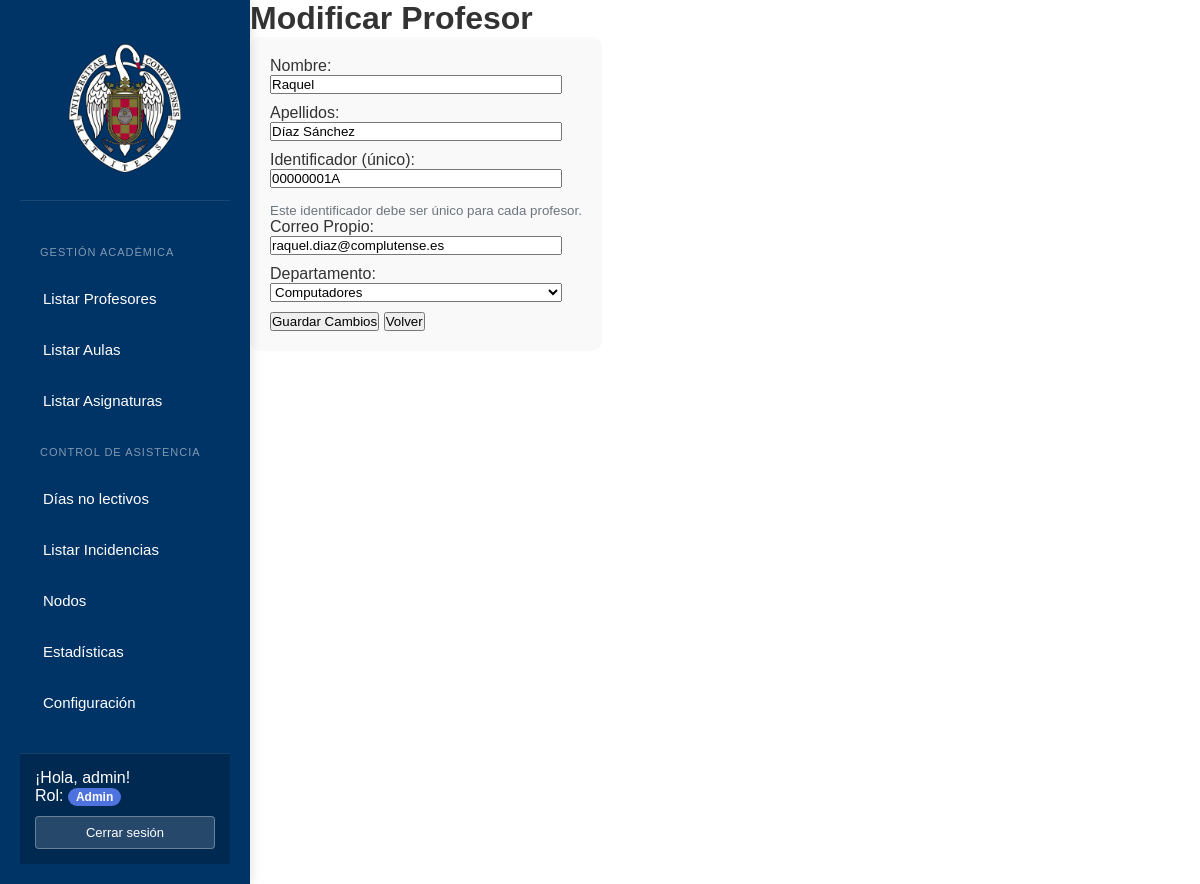
/ModificarProfesor.php?id=1 (signed in), run on the app's committed database.
### tables this page shows
CREATE TABLE `profesores` (
  `id` int(11) NOT NULL,
  `nombre` varchar(50) NOT NULL,
  `apellidos` varchar(100) NOT NULL,
  `identificador` varchar(50) DEFAULT NULL,
  `CorreoPropio` varchar(100) DEFAULT NULL,
  `departamento_id` int(11) DEFAULT NULL
);

### www/ModificarProfesor.php (the view, shortened to what this page needs)
<!DOCTYPE html>
<html lang="es">
<head>
    <link rel="stylesheet" href="styles.css">
</head>
<body>
    <?php include("php/sidebar.php"); ?>
    <main class="content">
        <h1>Modificar Profesor</h1>
        <?php
        include("php/conexion.php");
        if (isset($_GET['id']) && is_numeric($_GET['id'])) {
            $profesor_id = intval($_GET['id']);
            $query_profesor = "SELECT id, nombre, apellidos, identificador, CorreoPropio, departamento_id FROM profesores WHERE id = ?";
            $stmt = $conn->prepare($query_profesor);
            $stmt->bind_param("i", $profesor_id);
            $stmt->execute();
            $result_profesor = $stmt->get_result();
            if ($result_profesor->num_rows > 0) {
                $profesor = $result_profesor->fetch_assoc();
            } else {
                die("Profesor no encontrado.");
            }
            $query_departamentos = "SELECT id, nombre_departamento FROM departamento ORDER BY nombre_departamento";
            $stmt = $conn->prepare($query_departamentos);
            $stmt->execute();
            $result_departamentos = $stmt->get_result();
        } else {
            die("ID del profesor no especificado o inválido.");
        }
        ?>
        <form action="php/ActualizarProfesor.php" method="POST" class="form-container">
            <div class="form-group">
                <label for="nombre">Nombre:</label>
                <input type="text" id="nombre" name="nombre" maxlength="100" required
                       pattern="[A-Za-zÀ-ÖØ-öø-ÿ\s]+" title="Solo se permiten letras y espacios"
                       value="<?php echo htmlspecialchars($profesor['nombre']); ?>">
                <label for="apellidos">Apellidos:</label>
                <input type="text" id="apellidos" name="apellidos" maxlength="150" required
                       pattern="[A-Za-zÀ-ÖØ-öø-ÿ\s]+" title="Solo se permiten letras y espacios"
                       value="<?php echo htmlspecialchars($profesor['apellidos']); ?>">
                <?php if (isset($_SESSION['rol']) && $_SESSION['rol'] === 'admin'): ?>
                <label for="identificador">Identificador (único):</label>
                <input type="text" id="identificador" name="identificador" maxlength="50" required
                       pattern="[A-Za-z0-9\-_]+" title="Solo se permiten letras, números, guiones y guiones bajos"
                       value="<?php echo htmlspecialchars($profesor['identificador']); ?>">
                <small style="display: block; margin-top: 5px; color: #6c757d;">Este identificador debe ser único para cada profesor.</small>
                <?php else: ?>
                <input type="hidden" name="identificador" value="<?php echo htmlspecialchars($profesor['identificador']); ?>">
                <?php endif; ?>
                <label for="correoPropio">Correo Propio:</label>
                <input type="email" id="correoPropio" name="correoPropio" maxlength="255" required
                       value="<?php echo htmlspecialchars($profesor['CorreoPropio']); ?>">
                <label for="departamento">Departamento:</label>
                <select id="departamento" name="departamento_id" required>
                    <?php
                    if ($result_departamentos && $result_departamentos->num_rows > 0) {
                        while ($departamento = $result_departamentos->fetch_assoc()) {
                            $selected = ($departamento['id'] == $profesor['departamento_id']) ? 'selected' : '';
                            echo "<option value='" . htmlspecialchars($departamento['id']) . "' " . $selected . ">" .
                                  htmlspecialchars($departamento['nombre_departamento']) . "</option>";
                        }
                    } else {
                        echo "<option value=''>No hay departamentos disponibles</option>";
                    }
                    ?>
                </select>
            </div>
            <button type="submit">Guardar Cambios</button>
            <button type="button" onclick="window.location.href='VerDatosProfesor.php?id=<?php echo $profesor_id; ?>'">Volver</button>
        </form>
    </main>
</body>
</html>

### www/styles.css (style rules this page uses)
* { margin: 0; padding: 0; box-sizing: border-box; }
body { font-family: Arial, sans-serif; color: #333; height: 100vh; display: flex; }
.form-container { background-color: #f9f9f9; padding: 20px; border-radius: 10px; }
.form-group label { display: block; }
.form-group input, .form-group select { width: calc(100% - 20px); margin-bottom: 10px; }

### data on the page
profesores: nombre "Raquel", apellidos "Díaz Sánchez", identificador "00000001A", correoPropio "raquel.diaz@complutense.es"

### other printed values
$label "Listar Profesores Listar Aulas Listar Asignaturas Días no lectivos Listar Incidencias Nodos Estadísticas Configuración"
$_SESSION['username'] "admin"
$_SESSION['rol'] "Admin"
form field departamento_id "Computadores"
